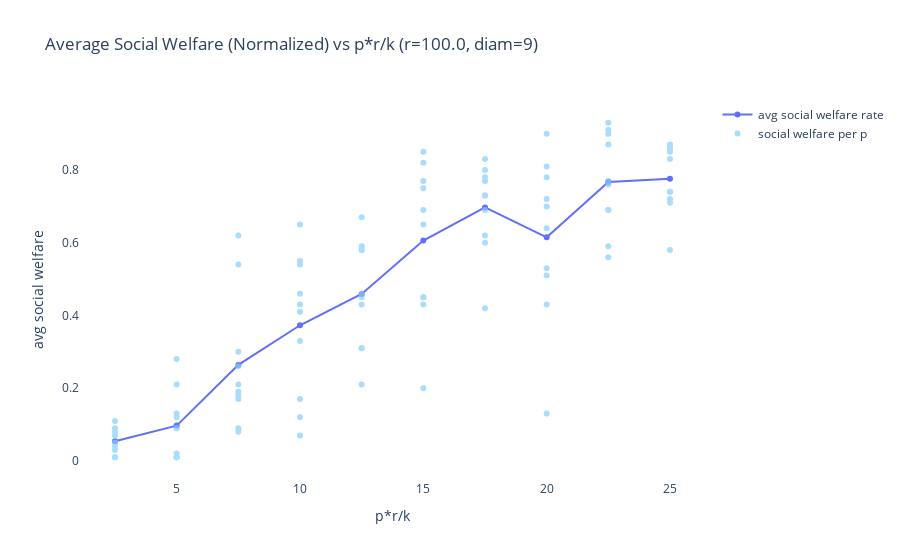
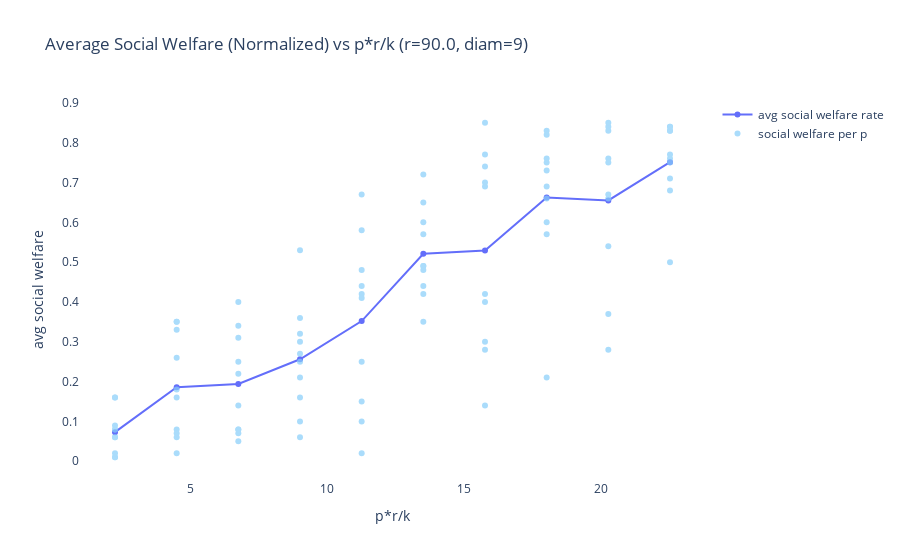
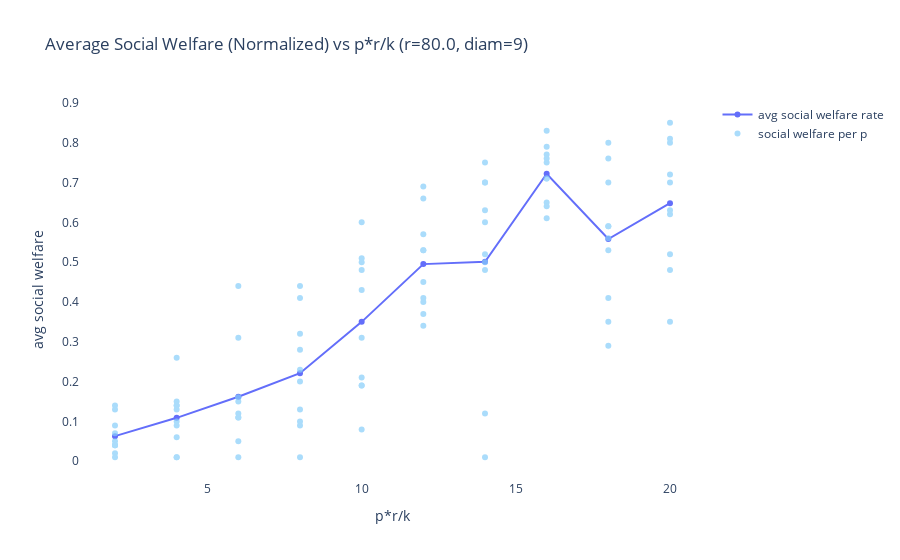
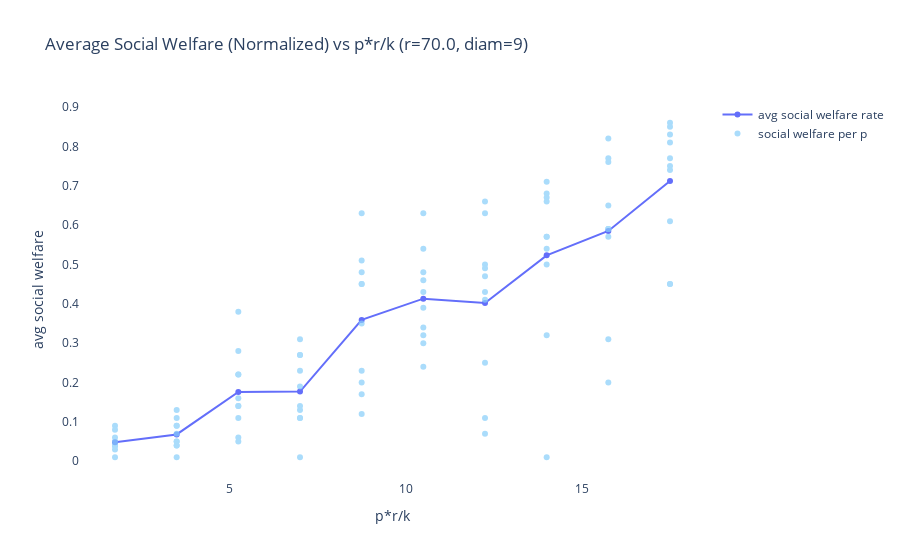

Notebook code for these charts, in order:
### Markdown cell above
## Powerlaw distributed resources

### Code cell
run_sim(num_vertices, regularity, create_ws, True)
